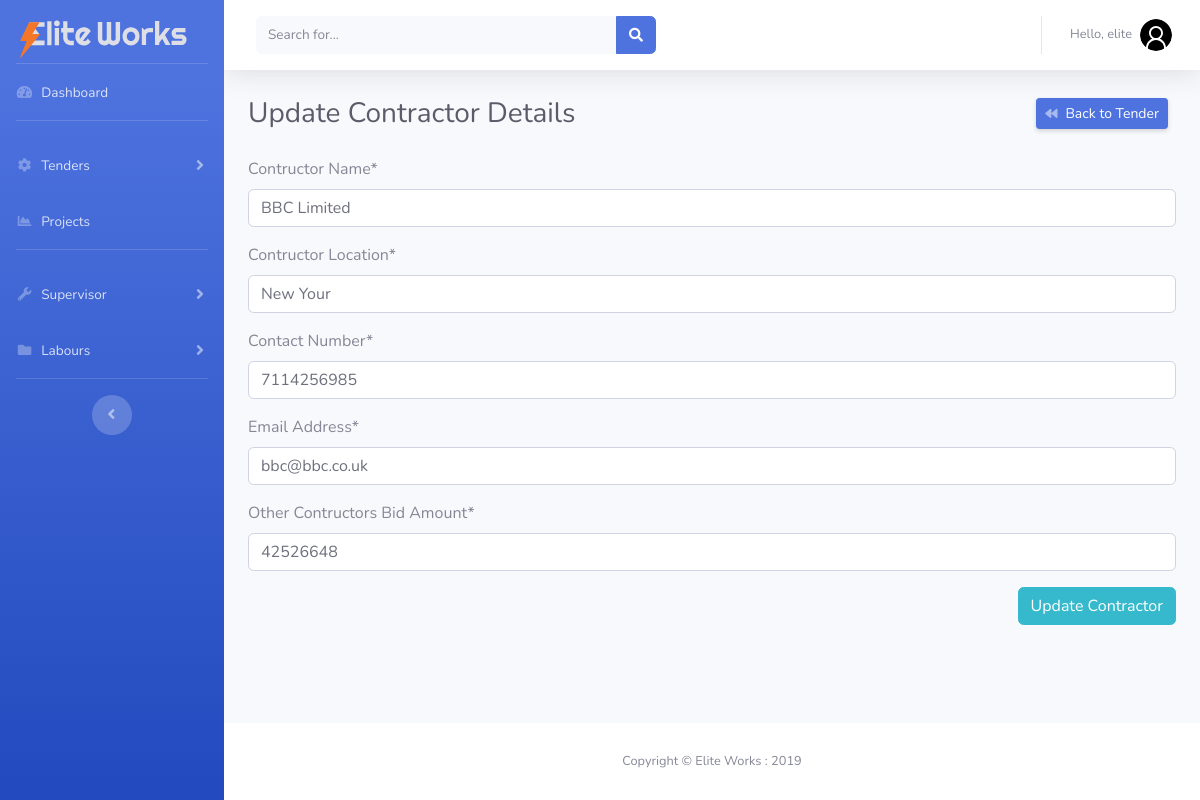
Page /edit_contractor/2/1/ (signed in) on the committed database.
### project/models.py (models this page shows, shortened)
class otherContractors(models.Model):
    tender = models.ForeignKey(Tender, on_delete=models.CASCADE)
    contructor_name = models.CharField(
        'Contructor Name', max_length=200, blank=False, null=True)
    contructor_location = models.CharField(
        'Contructor Location', max_length=200, blank=False, null=True)
    contact_number = models.CharField(
        'Contact Number', max_length=200, blank=False, null=True)
    email_address = models.EmailField(
        'Email Address', max_length=200, blank=False, null=True)
    other_contructor_bid_amount = models.CharField(
        'Other Contructors Bid Amount', max_length=200, blank=False, null=True)
    class Meta:
        verbose_name = 'Other Contractors'
        verbose_name_plural = 'Other Contractors'

### manpower/views.py (the view, shortened to what this page needs)
# urls.py: path('edit_contractor/<int:id>/<int:tid>/',
@login_required
def edit_contractor(request, id, tid):
    editContractor = otherContractors.objects.get(id=id)
    tender = Tender.objects.get(id=tid)
    form = otherContractorsForm(instance=editContractor)
    context = {'form': form, 'tender': tender}
    return render(request, 'manpower/edit_contractor.html', context)

### manpower/forms.py
class otherContractorsForm(forms.ModelForm):
    class Meta:
        model = otherContractors
        fields = '__all__'
        exclude = ['tender']

### manpower/templates/manpower/edit_contractor.html (shortened to what this page needs)
{% extends "manpower/base.html" %}
{% load crispy_forms_tags %}
{% block content %}
<div class="container">
    <div class="d-sm-flex align-items-center justify-content-between mb-4">
        <h1 class="h3 mb-0 text-gray-800">Update Contractor Details</h1>
        <a href="" onclick="history.go(-1)"
            class="d-xs-block my-1 mr-2 px-2 d-sm-inline-block btn btn-sm btn-primary shadow-sm"><i
                class="fas fa-backward fa-sm text-white-50 pr-2"></i>Back to Tender</a>
    </div>
    <form method='POST' enctype=multipart/form-data autocomplete="off">
        {{form|crispy}}
        <div class="text-right">
            <input type="submit" class="btn btn-info" value="Update Contractor">
        </div>
    </form>
</div>
{% endblock content %}

### manpower/templates/manpower/base.html (shortened to what this page needs)
{% load static %}
{% url 'dashboard' as dashboard %}
{% url 'tender' as tender %}
{% url 'suprervisor' as suprervisor %}
{% url 'labour' as labour %}
<!DOCTYPE html>
<html lang="en">
<head>
    <link href="{% static 'vendor/fontawesome-free/css/all.min.css' %}" rel="stylesheet" type="text/css">
    <link rel="stylesheet"
        href="https://cdn.jsdelivr.net/npm/bootstrap-select@1.13.14/dist/css/bootstrap-select.min.css">
    <link href="{% static 'css/sb-admin-2.min.css' %}" rel="stylesheet">
    <link href="{% static 'css/main.css' %}" rel="stylesheet">
    <link href="{% static 'vendor/datatables/dataTables.bootstrap4.min.css' %}" rel="stylesheet">
</head>
<body id="page-top">
    <div id="wrapper">
        <ul class="navbar-nav bg-gradient-primary sidebar sidebar-dark accordion" id="accordionSidebar">
            <div class="logo">
                <a class="navbar-brand" href="{% url 'dashboard' %}">
                    <img src="{% static 'img/elite_works_logo.svg' %}" alt="Elite Works Logo">
                </a>
            </div>
            <hr class="sidebar-divider my-0">
            <li class="nav-item {% if request.path == dashboard %} active {%endif%}">
                <a class="nav-link" href="{% url 'dashboard' %}">
                    <i class="fas fa-fw fa-tachometer-alt"></i>
                    <span>Dashboard</span></a>
            </li>
            <hr class="sidebar-divider">
            <li class="nav-item {% if request.path == tender %} active {%endif%}">
                <a class="nav-link collapsed" href="{% url 'tenders'  %}" data-toggle="collapse"
                    data-target="#collapseTwo" aria-expanded="true" aria-controls="collapseTwo">
                    <i class="fas fa-fw fa-cog"></i>
                    <span>Tenders</span>
                </a>
            </li>
            <li class="nav-item {% if request.path == project %} active {%endif%}">
                <a class="nav-link" href="{% url 'projects' %}">
                    <i class="fas fa-fw fa-chart-area"></i>
                    <span>Projects</span></a>
            </li>
            <hr class="sidebar-divider">
            <li class="nav-item {% if request.path == project %} active {%endif%}">
                <a class="nav-link collapsed" href="#" data-toggle="collapse" data-target="#collapseUtilities"
                    aria-expanded="true" aria-controls="collapseUtilities">
                    <i class="fas fa-fw fa-wrench"></i>
                    <span>Supervisor</span>
                </a>
            </li>
            <li class="nav-item {% if request.path == project %} active {%endif%}">
                <a class="nav-link collapsed" href="#" data-toggle="collapse" data-target="#collapsePages"
                    aria-expanded="true" aria-controls="collapsePages">
                    <i class="fas fa-fw fa-folder"></i>
                    <span>Labours</span>
                </a>
            </li>
            <hr class="sidebar-divider d-none d-md-block">
            <div class="text-center d-none d-md-inline">
                <button class="rounded-circle border-0" id="sidebarToggle"></button>
            </div>
        </ul>
        <div id="content-wrapper" class="d-flex flex-column">
            <div id="content">
                <nav class="navbar navbar-expand navbar-light bg-white topbar mb-4 static-top shadow">
                    <form
                        class="d-none d-sm-inline-block form-inline mr-auto ml-md-3 my-2 my-md-0 mw-100 navbar-search">
                        <div class="input-group">
                            <input type="text" class="form-control bg-light border-0 small" placeholder="Search for..."
                                aria-label="Search" aria-describedby="basic-addon2">
                            <div class="input-group-append">
                                <button class="btn btn-primary" type="button">
                                    <i class="fas fa-search fa-sm"></i>
                                </button>
                            </div>
                        </div>
                    </form>
                    <ul class="navbar-nav ml-auto">
                        <li class="nav-item dropdown no-arrow">
                            <a class="nav-link dropdown-toggle" href="#" id="userDropdown" role="button"
                                data-toggle="dropdown" aria-haspopup="true" aria-expanded="false">
                                <span class="mr-2 d-none d-lg-inline text-gray-600 small">Hello, {{request.user}}</span>
                                <img class="img-profile rounded-circle" src="{% static 'img/user_logo.svg' %}">
                            </a>
                        </li>
                    </ul>
                </nav>
                {% block content %}
                {% endblock content %}
            </div>
            <footer class="sticky-footer bg-white">
                <div class="container my-auto">
                    <div class="copyright text-center my-auto">
                        <span>Copyright &copy; Elite Works : 2019</span>
                    </div>
                </div>
            </footer>
        </div>
    </div>
</body>
</html>

### static/css/main.css (style rules this page uses)
.logo img { vertical-align: middle; border-style: none; width: 90%; padding-left: 20px; padding-top: 15px; }

### rows in the picture
otherContractors: contructor_name "BBC Limited", contructor_location "New Your", contact_number "7114256985", email_address "bbc@bbc.co.uk", other_contructor_bid_amount "42526648"

### other values in the picture
{{ request.user }} "elite"
